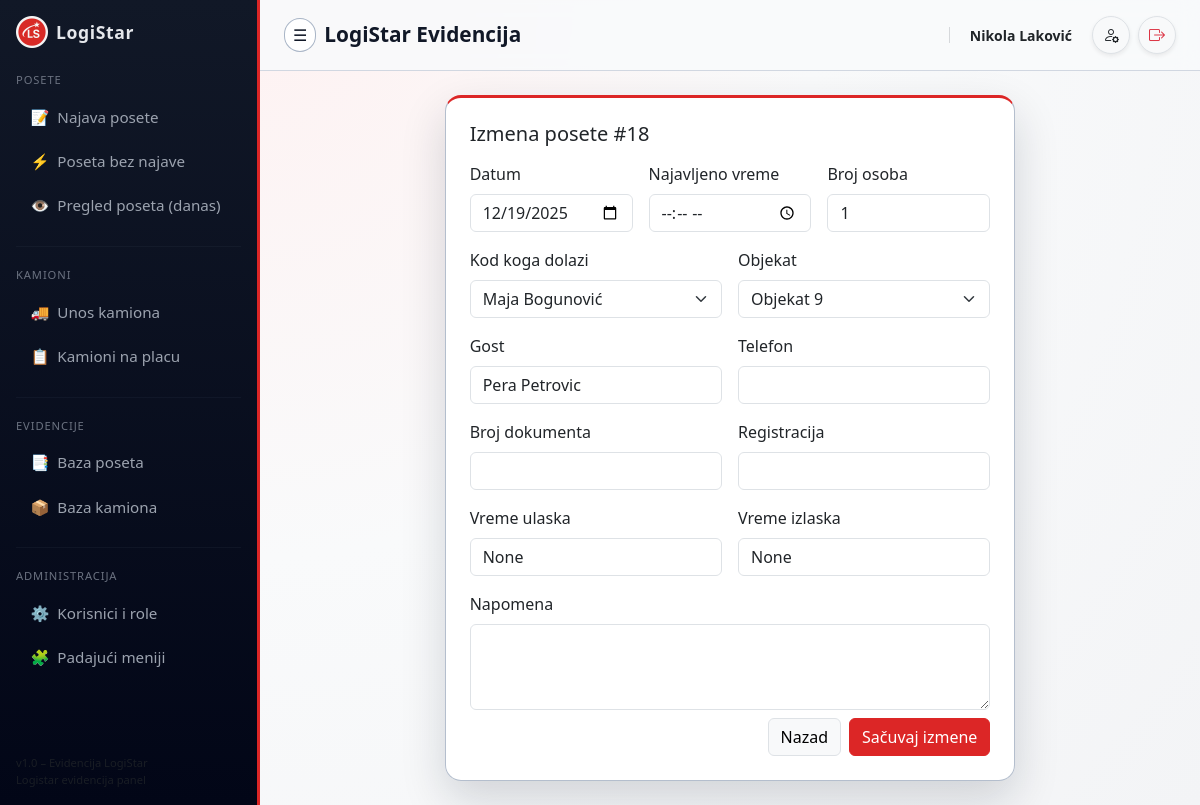
Screenshot of /security/posete/18/edit (signed in) with the database file from the repository.
### tables this page shows
CREATE TABLE visits (
        id               INTEGER PRIMARY KEY AUTOINCREMENT,
        arrival_date     TEXT NOT NULL,
        expected_time    TEXT,
        host_employee    TEXT NOT NULL,
        phone            TEXT,
        object_name      TEXT NOT NULL,
        guest_name       TEXT NOT NULL,
        document_number  TEXT,
        vehicle_plate    TEXT,
        note             TEXT,
        persons_count    INTEGER,
        entry_time       TEXT,
        exit_time        TEXT
    );

### app.py (the view, shortened to what this page needs)
@app.route("/security/posete/<int:visit_id>/edit", methods=["GET", "POST"])
@require_role("admin")
def security_posete_edit(visit_id: int):
    conn = get_db()
    cur = conn.cursor()
    row = cur.execute(
        "SELECT * FROM visits WHERE id = ?",
        (visit_id,)
    ).fetchone()
    if row is None:
        conn.close()
        return "Poseta nije pronađena.", 404
    employees = cur.execute(
        "SELECT value FROM lookups WHERE type='employee' ORDER BY value"
    ).fetchall()
    objects = cur.execute(
        "SELECT value FROM lookups WHERE type='object' ORDER BY value"
    ).fetchall()
    conn.close()
    return render_template(
        "security_posete_edit.html",
        visit=row,
        employees=employees,
        objects=objects,
    )

### app.py (called while the page is built)
def get_db():
    conn = sqlite3.connect(DB_PATH)
    conn.row_factory = sqlite3.Row
    return conn

def require_role(*allowed_roles):
    def decorator(view_func):
        @wraps(view_func)
        def wrapped_view(*args, **kwargs):
            if "user_email" not in session:
                next_url = request.path
                return redirect(url_for("login", next=next_url))
            role = session.get("role")
            if allowed_roles and role not in allowed_roles:
                return redirect(url_for("no_access"))
            return view_func(*args, **kwargs)
        return wrapped_view
    return decorator

### templates/security_posete_edit.html
{% extends "base.html" %}
{% block content %}
<div class="row justify-content-center">
  <div class="col-lg-8 col-md-10">
    <div class="card card-soft p-4">
      <h5 class="mb-3">Izmena posete #{{ visit.id }}</h5>
      <form method="post" class="row g-3">
        <div class="col-md-4">
          <label class="form-label">Datum</label>
          <input type="date" name="arrival_date" class="form-control"
                 value="{{ visit.arrival_date }}" required>
        </div>
        <div class="col-md-4">
          <label class="form-label">Najavljeno vreme</label>
          <input type="time" name="expected_time" class="form-control"
                 value="{{ visit.expected_time }}">
        </div>
        <div class="col-md-4">
          <label class="form-label">Broj osoba</label>
          <input type="number" name="persons_count" class="form-control"
                 value="{{ visit.persons_count }}">
        </div>
        <div class="col-md-6">
          <label class="form-label">Kod koga dolazi</label>
          <select name="host_employee" class="form-select" required>
            {% for e in employees %}
              <option value="{{ e['value'] }}"
                      {{ 'selected' if e['value'] == visit.host_employee else '' }}>
                {{ e['value'] }}
              </option>
            {% endfor %}
          </select>
        </div>
        <div class="col-md-6">
          <label class="form-label">Objekat</label>
          <select name="object_name" class="form-select" required>
            {% for o in objects %}
              <option value="{{ o['value'] }}"
                      {{ 'selected' if o['value'] == visit.object_name else '' }}>
                {{ o['value'] }}
              </option>
            {% endfor %}
          </select>
        </div>
        <div class="col-md-6">
          <label class="form-label">Gost</label>
          <input type="text" name="guest_name" class="form-control"
                 value="{{ visit.guest_name }}" required>
        </div>
        <div class="col-md-6">
          <label class="form-label">Telefon</label>
          <input type="text" name="phone" class="form-control"
                 value="{{ visit.phone }}">
        </div>
        <div class="col-md-6">
          <label class="form-label">Broj dokumenta</label>
          <input type="text" name="document_number" class="form-control"
                 value="{{ visit.document_number }}">
        </div>
        <div class="col-md-6">
          <label class="form-label">Registracija</label>
          <input type="text" name="vehicle_plate" class="form-control"
                 value="{{ visit.vehicle_plate }}">
        </div>
        <div class="col-md-6">
          <label class="form-label">Vreme ulaska</label>
          <input type="text" name="entry_time" class="form-control"
                 placeholder="YYYY-MM-DD HH:MM:SS"
                 value="{{ visit.entry_time }}">
        </div>
        <div class="col-md-6">
          <label class="form-label">Vreme izlaska</label>
          <input type="text" name="exit_time" class="form-control"
                 placeholder="YYYY-MM-DD HH:MM:SS"
                 value="{{ visit.exit_time }}">
        </div>
        <div class="col-12">
          <label class="form-label">Napomena</label>
          <textarea name="note" class="form-control" rows="3">{{ visit.note }}</textarea>
        </div>
        <div class="col-12 d-flex justify-content-end gap-2 mt-2">
          <a href="{{ url_for('security_posete') }}" class="btn btn-light border">Nazad</a>
          <button type="submit" class="btn btn-primary">Sačuvaj izmene</button>
        </div>
      </form>
    </div>
  </div>
</div>
{% endblock %}

### templates/base.html (style rules this page uses)
:root { --ls-red: #dc2626; --ls-red-soft: #fee2e2; --ls-gray-light: #f3f4f6; --ls-dark: #0f172a; --sidebar-width: 260px; }
body { background: var(--ls-gray-light); font-family: system-ui, -apple-system, BlinkMacSystemFont, "Segoe UI", sans-serif; overflow-x: hidden; }
.card-soft { border-radius: 1rem; border: 1px solid rgba(148, 163, 184, 0.7); box-shadow: 0 18px 45px rgba(15, 23, 42, 0.16); background: rgba(255, 255, 255, 0.96); border-top: 3px solid var(--ls-red); }
.btn-primary { background-color: var(--ls-red); border-color: var(--ls-red); }

### rows the page displays
visits: id "18", arrival_date "12/19/2025", persons_count "1", guest_name "Pera Petrovic"

### other values shown
{{ page_title or "LogiStar Evidencija" }} "LogiStar Evidencija"
{{ session.get('full_name', '') }} "Nikola Laković"
form field host_employee "Maja Bogunović"
form field object_name "Objekat 9"
